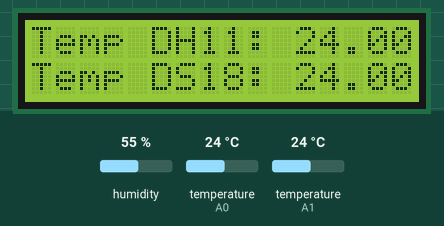
The sketch below on a simulated Arduino Uno, built with avr-gcc and run on an emulated ATmega328P. Shown: 16×2 character LCD. The test bench sets the inputs (shaded band); at power-on: temperature (sensors on A0, A1) 24 °C, humidity 55 %.

Above: at 1.5 s.
1.6 s: temperature (sensor on A0) set to 12 °C
At 3.1 s:
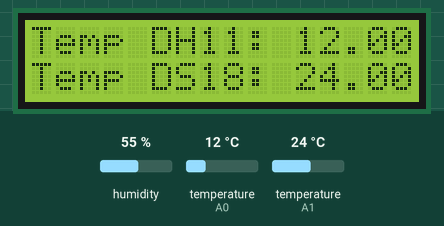
4.2 s: temperature (sensor on A1) set to 12 °C
At 4.9 s:
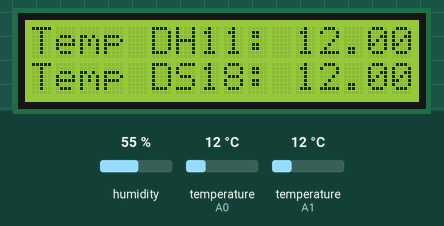
6.0 s: temperature (sensor on A0) set to 19 °C
At 8.3 s:
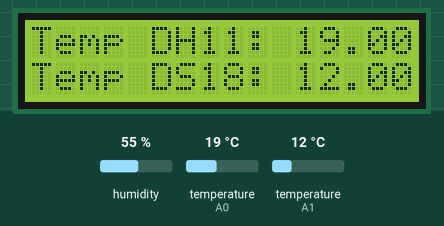
8.8 s: temperature (sensor on A1) set to 19 °C
At 10.1 s:
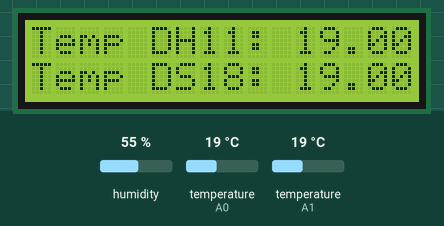
10.7 s: temperature (sensor on A0) set to 28 °C
At 12.3 s:
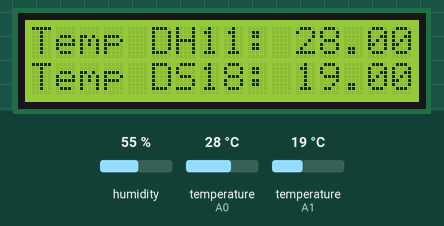
13.4 s: temperature (sensor on A1) set to 28 °C
At 14.2 s:
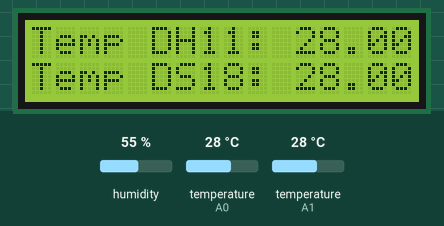
Timing chart, 0 to 16.3 s (numbered marks = the images above; inputs shaded):
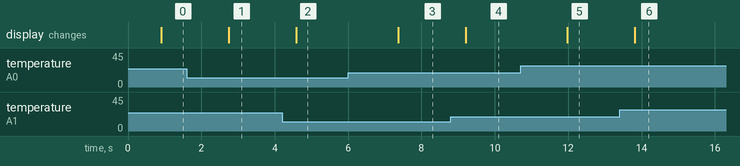

Measured:
- after the input at 1.6 s, the display: changes after 1.1 s (image 1)
- after the input at 4.2 s, the display: changes after 0.39 s (image 2)
- after the input at 6.0 s, the display: changes after 1.4 s (image 3)
- after the input at 8.8 s, the display: changes after 0.41 s (image 4)
- after the input at 10.7 s, the display: changes after 1.3 s (image 5)
- after the input at 13.4 s, the display: changes after 0.42 s (image 6)

The sketch:

DHT11_with_DS18B20_to_LCD.ino
```cpp
#include <Wire.h>
#include <LiquidCrystal_I2C.h>
LiquidCrystal_I2C lcd(0x27, 16, 2);
#include <dht.h>
#define DHT11 A0
dht DHT;
#include <OneWire.h>
#include <DallasTemperature.h>
#define ONE_WIRE_BUS A1
OneWire oneWire(ONE_WIRE_BUS);
DallasTemperature sensors(&oneWire);

void setup()
{
  lcd.begin();
  sensors.begin();
}

void loop()
{
  int chk = DHT.read11(DHT11);
  sensors.requestTemperatures();
  lcd.setCursor(0,0);
  lcd.print("Temp DH11: ");
  lcd.print(DHT.temperature);
  lcd.print((char)223);
  lcd.print("C");
  lcd.setCursor(0,1);
  lcd.print("Temp DS18: ");
  lcd.print(sensors.getTempCByIndex(0));
  lcd.print((char)223);
  lcd.print("C");
  delay(100);

}
```
